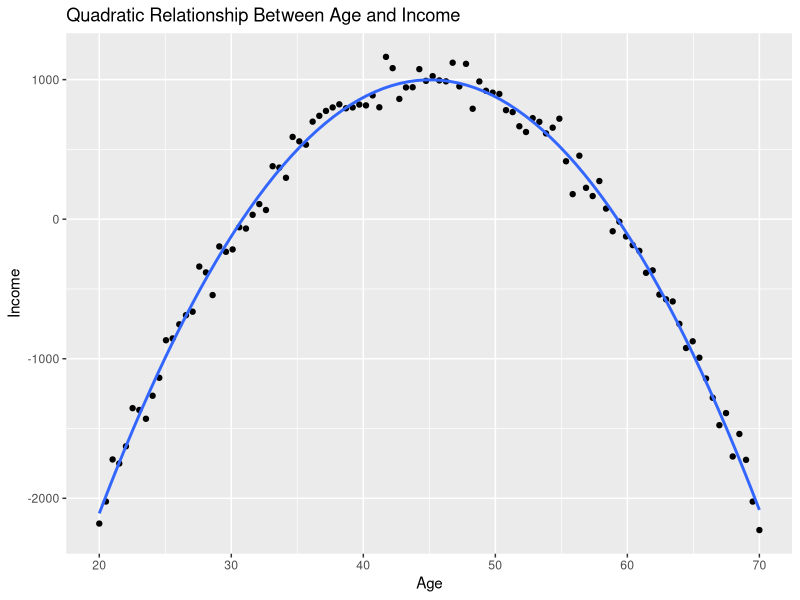
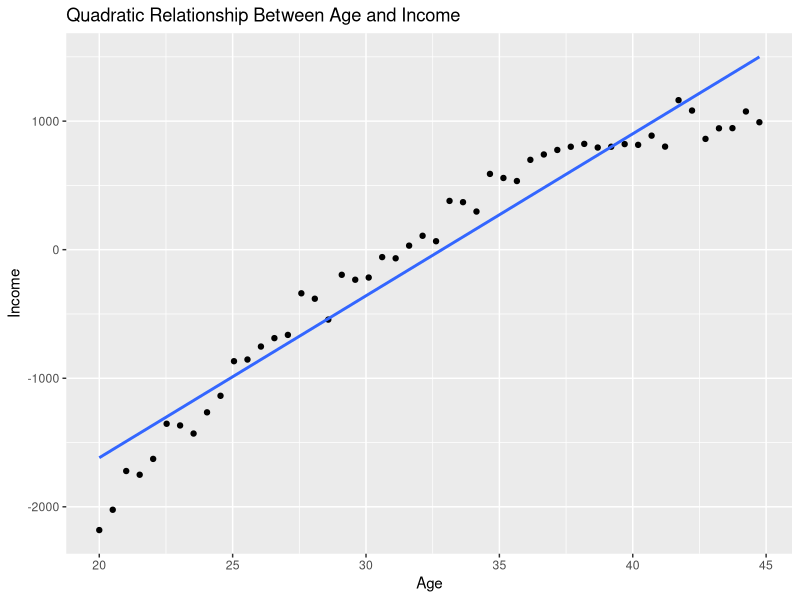
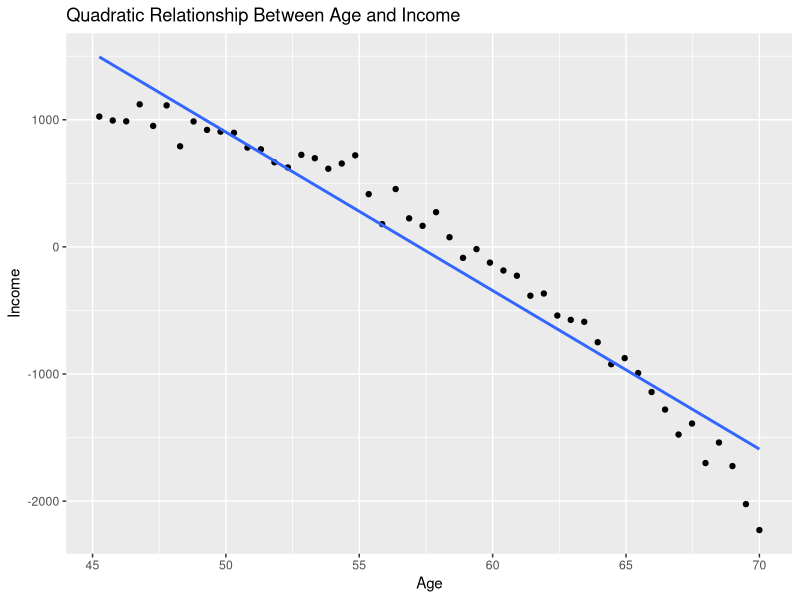

Generate these figures, in order, with R:
## ---- chunk 1
knitr::opts_chunk$set(echo = TRUE)

## ---- chunk 2

# Load required libraries
library(dplyr)
library(ggplot2)

# Create a demo dataset
set.seed(123)
n <- 100  # Number of observations

# Generate age data
age <- seq(20, 70, length.out = n)

# Generate income data with a quadratic relationship to age
income <- 1000 - 5 * (age - 45)^2 + rnorm(n, mean = 0, sd = 100)

# Create the demo dataset
demo_df <- data.frame(age, income)

# lm model 
lm_model <- lm(income ~ age, data = demo_df)
summary(lm_model)


# Center the age variable
demo_df$centered_age <- demo_df$age - mean(demo_df$age)

# Fit a linear regression model with centered age
lm_model_centered <- lm(income ~ centered_age, data = demo_df)

# Summary of the centered model
summary(lm_model_centered)



# Fit a quadratic regression model
quad_lm_model <- lm(income ~ age + I(age^2), data = demo_df)

# Summary of the model
summary(quad_lm_model)

# Visualize the relationship
ggplot(demo_df, aes(x = age, y = income)) +
  geom_point() +
  geom_smooth(method = "lm", formula = y ~ x + I(x^2), se = FALSE) +
  labs(
    title = "Quadratic Relationship Between Age and Income",
    x = "Age",
    y = "Income"
  )

## ---- chunk 3

demo_df_l45 <- demo_df %>%
  filter(age < 45)


# Fit a quadratic regression model
lm_l45_model <- lm(income ~ age , data = demo_df_l45)

# Summary of the model
summary(lm_l45_model)

# Visualize the relationship
ggplot(lm_l45_model, aes(x = age, y = income)) +
  geom_point() +
  geom_smooth(method = "lm", formula = y ~ x, se = FALSE) +
  labs(
    title = "Quadratic Relationship Between Age and Income",
    x = "Age",
    y = "Income"
  )

## ---- chunk 4
demo_df_g45 <- demo_df %>%
  filter(age >= 45)


# Fit a quadratic regression model
lm_g45_model <- lm(income ~ age , data = demo_df_g45)

# Summary of the model
summary(lm_g45_model)

# Visualize the relationship
ggplot(lm_g45_model, aes(x = age, y = income)) +
  geom_point() +
  geom_smooth(method = "lm", formula = y ~ x, se = FALSE) +
  labs(
    title = "Quadratic Relationship Between Age and Income",
    x = "Age",
    y = "Income"
  )
